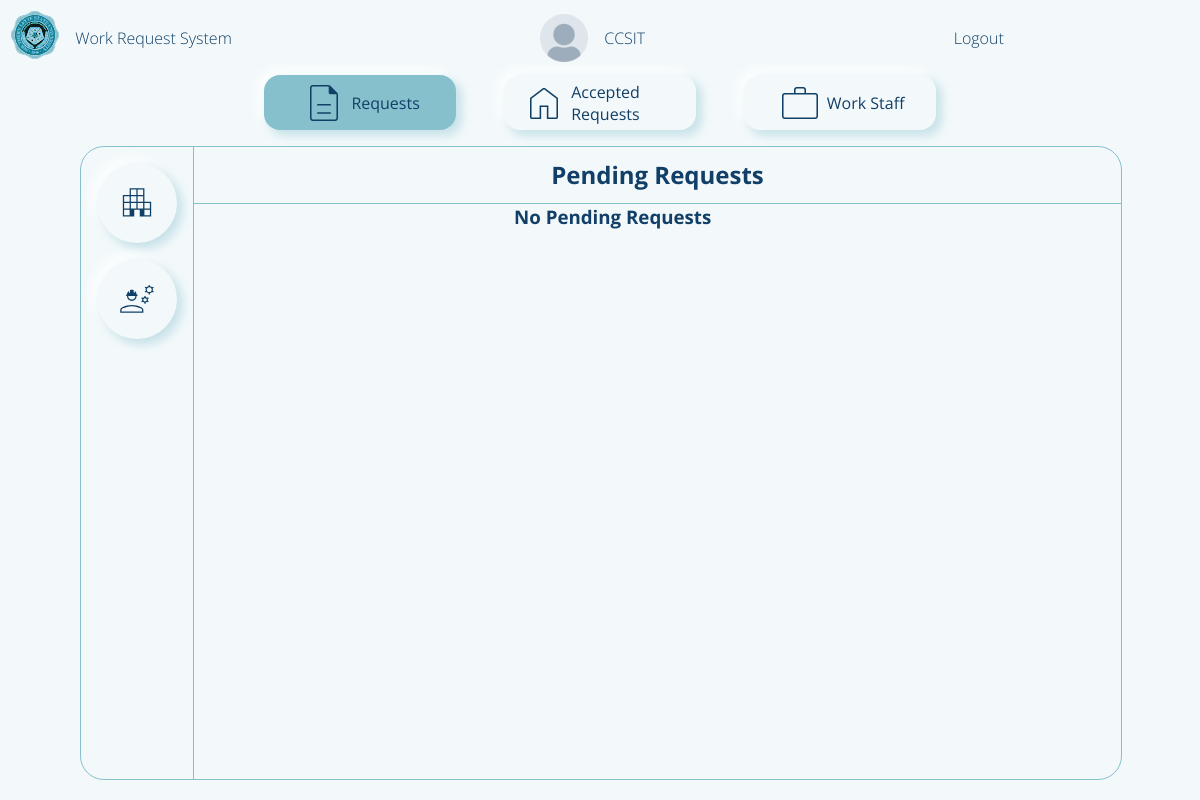
/adminPage (signed in), run on an earlier commit of the app's database.
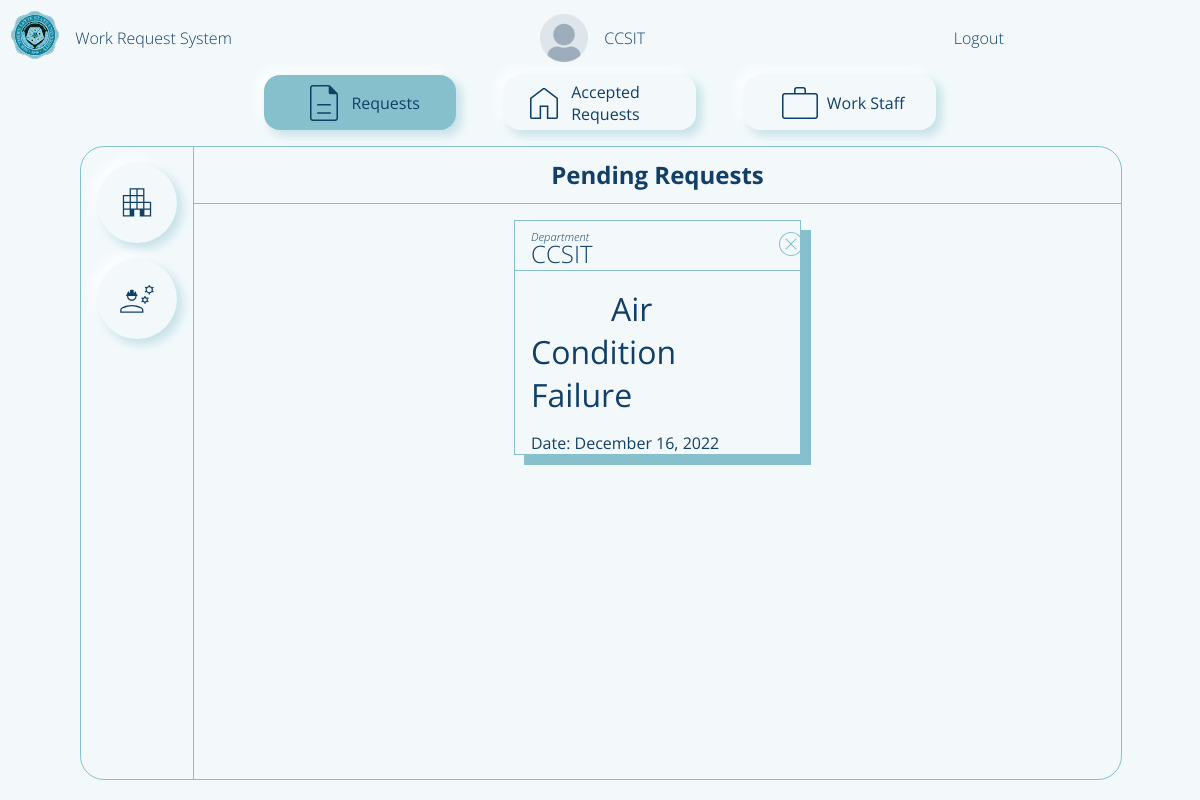
And on a later commit of the database.
### flaskApp/models.py (models this page shows, shortened)
class UserRequestForm(db.Model):
	__tablename__ = 'userRequestForm'
	id = db.Column(db.Integer, primary_key=True)
	requestorName = db.Column(db.String(500), nullable=False)
	requestTitle = db.Column(db.String(500), nullable=False)
	requestedWork = db.Column(db.String(500), nullable=False)
	roomNumber = db.Column(db.String(20), nullable=False)
	avilabilityOfMaterials = db.Column(db.String(10), nullable=False)
	priorityLevel = db.Column(db.Integer, default=0) # change this to integer in the future 0 - pending 1 - high 2 - medium 3 - low
	status = db.Column(db.String(20), default='Pending')
	dateApproved = db.Column(DateTime, default=datetime.now(), nullable=False)
	dateLimit = db.Column(DateTime, default=datetime.now(), nullable=False)
	requestFormId = db.Column(db.Integer, db.ForeignKey('user.id'))
	assignedStaff = db.Column(db.Integer, db.ForeignKey('userstaff.id'))

### flaskApp/routes.py (the view, shortened to what this page needs)
@app.route('/adminPage', methods=['GET', 'POST'])
def adminPage():
	formStaff = Staff_Registration()
	formRequestor = Requestor_Registration()
	workRequest = UserRequestForm.query.order_by(UserRequestForm.priorityLevel)
	requestsCount = UserRequestForm.query.filter_by(status='Pending').count()
	pendingRequest = UserRequestForm.query.filter_by(status='Pending')
	staffCount = User.query.filter_by(userType='Staff').count()
	profileImage = url_for('static', filename='profilePic/'+current_user.profilePicture)
	if current_user.is_authenticated == False:
		return redirect(url_for('loginPage'))
	return render_template('adminDashboard.html',
	  						title='Admin Page',
	  						user=current_user.userName,
	  						form2=formStaff,
	    					form=formRequestor,
	    					workRequest=workRequest,
	    					countReq=requestsCount,
	    					countStaff=staffCount,
	    					pendingRequest=pendingRequest,
	    					profileImage=profileImage)

### flaskApp/models.py (called while the page is built)
@loginManager.user_loader
def loadUser(userId):
	return User.query.get(int(userId))

### flaskApp/templates/adminDashboard.html (shortened to what this page needs)
{% extends "layout.html" %}
{% block content %}
	<main class="content-main">
		<section class="navbar">
			<div class="nav-requests">
				<img class='nav-icon' src="{{ url_for('static', filename='img/form.svg') }}">
				<p>Requests</p>
			</div>
			<div class="nav-home">
				<img class='nav-icon' src="{{ url_for('static', filename='img/home.svg') }}">
				<p>Accepted Requests</p>
			</div>
			<div class="nav-staff">
				<img class='nav-icon' src="{{ url_for('static', filename='img/staff.svg') }}">
				<p>Work Staff</p>
			</div>
		</section>
		<section class="feed">
					{% for req in workRequest  %}
						{% if req.status != 'unApproved' and req.status != 'Pending'%}
								<body onload="progress()">
								</body>
						{% endif %}
					{% endfor %}
			<div class="feed-request feed-nav">
				<nav class="feed-request-nav">
					<div>
						<img class="nav-icon add-req" src="{{ url_for('static', filename='img/requestor.svg') }}">
					</div>
					<div>
						<img class="nav-icon add-staff" src="{{ url_for('static', filename='img/ongoing.svg') }}">
					</div>
				</nav>
				<header class="feed-request-header">
					<h1 class="title">Pending Requests</h1>
				</header>
				<main class="feed-request-main">
					<section class="feed-request-main-body">
						{% if countReq != 0 %}
							{% for n in pendingRequest %}
								<div class="main-content">
									<section class="main-content-header">{{ n.requestorName }}</section>
									<section class="main-content-body">
										<a href="{{ url_for('adminPageApproval', name=n.requestorName, idNum=n.id) }}">{{ n.requestTitle }}</a>
									</section>
									<section class="main-content-footer">Date: {{ n.dateApproved.strftime("%B %d, %Y") }}</section>
									<div class="feed-request-close-btn">
										<a href="{{url_for('reject', name=n.requestTitle, ids=n.requestFormId)}}">
											<img src="{{ url_for('static', filename='img/close-btn2.svg') }}">
										</a>
									</div>
								</div>
							{% endfor %}
						{% else %}
							<h1>No Pending Requests</h1>
						{% endif %}
					</section>
				</main>
			</div>
		</section>
	</main>
	<footer class="content-footer">
	</footer>
{% endblock content %}

What changed in the data, as far as the page shows it:
added UserRequestForm: requestorName "CCSIT", requestTitle "Air Condition Failure", dateApproved "December 16, 2022"
Also different on the page:
text no longer shown: "No Pending Requests"
